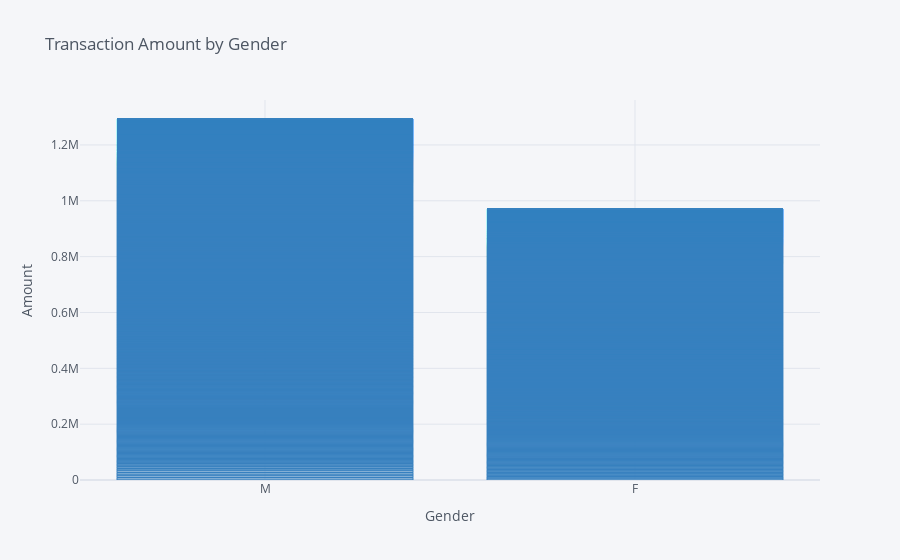

Notebook code cell kept with this figure:
### Markdown cell above
![title](Images/1.png)

### Code cell
df1.iplot(kind='bar',title='Transaction Amount by Gender',x='gender',xTitle='Gender',y='amount',yTitle='Amount',colors={'blue','red'})

### Figure 1 — Plotly figure (JSON) as saved in the notebook; plotly's stock layout.template omitted (floating-point values rounded to 4 significant figures; data arrays with more than 128 entries replaced by an {"elided": "..."} marker saying what was removed)
{"data": [{"marker": {"color": "rgba(55, 128, 191, 0.6)", "line": {"color": "rgba(55, 128, 191, 1.0)", "width": 1}}, "name": "amount", "orientation": "v", "text": "", "type": "bar", "x": {"elided": "12040 str values"}, "y": {"elided": "12040 float values"}}], "layout": {"legend": {"bgcolor": "#F5F6F9", "font": {"color": "#4D5663"}}, "paper_bgcolor": "#F5F6F9", "plot_bgcolor": "#F5F6F9", "title": {"font": {"color": "#4D5663"}, "text": "Transaction Amount by Gender"}, "xaxis": {"gridcolor": "#E1E5ED", "showgrid": true, "tickfont": {"color": "#4D5663"}, "title": {"font": {"color": "#4D5663"}, "text": "Gender"}, "zerolinecolor": "#E1E5ED"}, "yaxis": {"gridcolor": "#E1E5ED", "showgrid": true, "tickfont": {"color": "#4D5663"}, "title": {"font": {"color": "#4D5663"}, "text": "Amount"}, "zerolinecolor": "#E1E5ED"}}}
